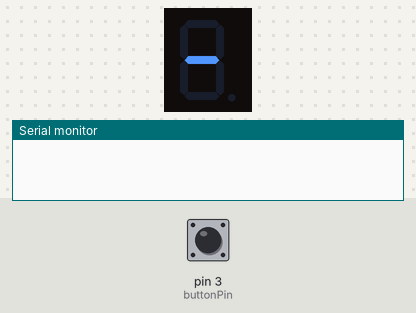
Recording of a program running on a simulated Arduino Uno, built with avr-gcc and run on an emulated ATmega328P. Shown: 1-digit seven-segment display, the last lines printed to the serial monitor. The inputs (shaded band) are chosen by the test bench; at power-on: pin 3 (buttonPin) LOW. EEPROM starts erased.

Above: at 1.2 s.
1.3 s: pin 3 (buttonPin) pulled HIGH for 0.15 s
At 2.5 s:
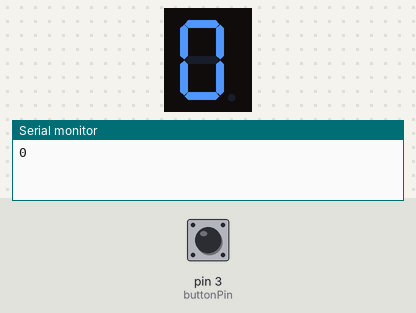
2.9 s: pin 3 (buttonPin) pulled HIGH for 1 s
At 3.9 s:
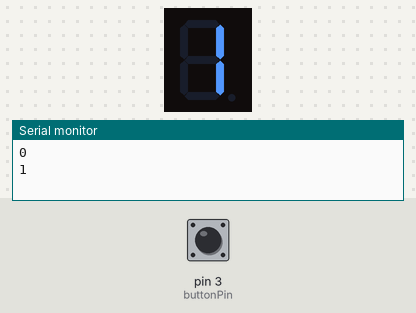
5.4 s: pin 3 (buttonPin) pulled HIGH for 0.15 s
At 5.9 s:
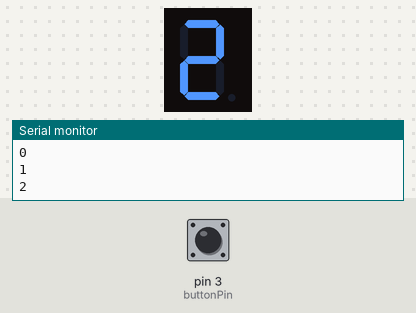
7.0 s: pin 3 (buttonPin) pulled HIGH for 1 s
At 8.3 s:
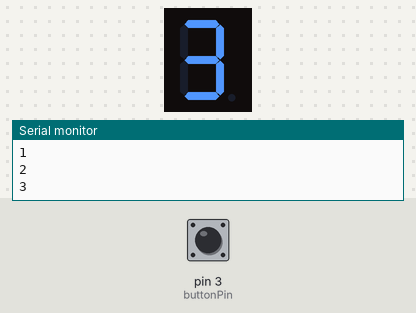
Timing chart, 0 to 10.0 s (numbered marks = the images above; inputs shaded):
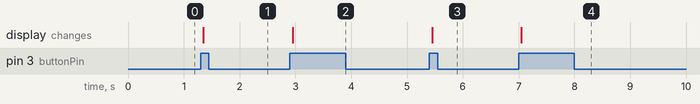

Measured:
- after the input at 1.3 s, the display: changes after 0.05 s (image 1)
- after the input at 2.9 s, the display: changes after 0.05 s (image 2)
- after the input at 5.4 s, the display: changes after 0.05 s (image 3)
- after the input at 7.0 s, the display: changes after 0.05 s (image 4)

The program:

main.cpp
```cpp
#include <Arduino.h>
#include <SevSeg.h>
#include <EEPROM.h>

SevSeg sevseg; // Instantiate a seven segment controller object

unsigned long previousMillis = 0; // will store last time LED was updated

// constants won't change:
const long interval = 1000; // interval at which to blink (milliseconds)

const int buttonPin = 3;   // the number of the pushbutton pin
int buttonState;           // the current reading from the input pin
int lastButtonState = LOW; // the previous reading from the input pin

// the following variables are unsigned longs because the time, measured in
// milliseconds, will quickly become a bigger number than can be stored in an int.
unsigned long lastDebounceTime = 0; // the last time the output pin was toggled
unsigned long debounceDelay = 50;   // the debounce time; increase if the output flickers

/** the current address in the EEPROM (i.e. which byte we're going to write to next) **/
int address = 0;

int counter;

void setup()
{
  Serial.begin(9600);
  pinMode(buttonPin, INPUT);

  // reset the eeprom at address
  // EEPROM.write(address, 0);

  byte numDigits = 1;
  byte digitPins[] = {};
  byte segmentPins[] = {6, 7, 8, 9, 10, 11, 12};
  bool resistorsOnSegments = true;    // 'false' means resistors are on digit pins
  byte hardwareConfig = COMMON_ANODE; // See README.md for options
  bool updateWithDelays = false;      // Default 'false' is Recommended
  bool leadingZeros = false;          // Use 'true' if you'd like to keep the leading zeros
  bool disableDecPoint = true;        // Use 'true' if your decimal point doesn't exist or isn't connected

  sevseg.begin(hardwareConfig, numDigits, digitPins, segmentPins, resistorsOnSegments,
               updateWithDelays, leadingZeros, disableDecPoint);
  sevseg.setBrightness(60);
  // sevseg.setNumber(7);
  // sevseg.refreshDisplay();

  // set counter from eeprom
  counter = EEPROM.read(address);
}


void loop()
{
  // read the state of the switch into a local variable:
  int reading = digitalRead(buttonPin);

  // check to see if you just pressed the button
  // (i.e. the input went from LOW to HIGH), and you've waited long enough
  // since the last press to ignore any noise:

  // If the switch changed, due to noise or pressing:
  if (reading != lastButtonState)
  {
    // reset the debouncing timer
    lastDebounceTime = millis();
  }

  if ((millis() - lastDebounceTime) > debounceDelay)
  {
    // whatever the reading is at, it's been there for longer than the debounce
    // delay, so take it as the actual current state:

    // if the button state has changed:
    if (reading != buttonState)
    {
      buttonState = reading;

      // only toggle the LED if the new button state is HIGH
      if (buttonState == HIGH)
      {
        counter++;
        if (counter > 9)
          counter = 0;
        Serial.println(counter);
        EEPROM.update(address, counter);
      }
    }
  }

  // set the LED:
  sevseg.setNumber(counter);
  sevseg.refreshDisplay();

  // save the reading. Next time through the loop, it'll be the lastButtonState:
  lastButtonState = reading;
}
```
